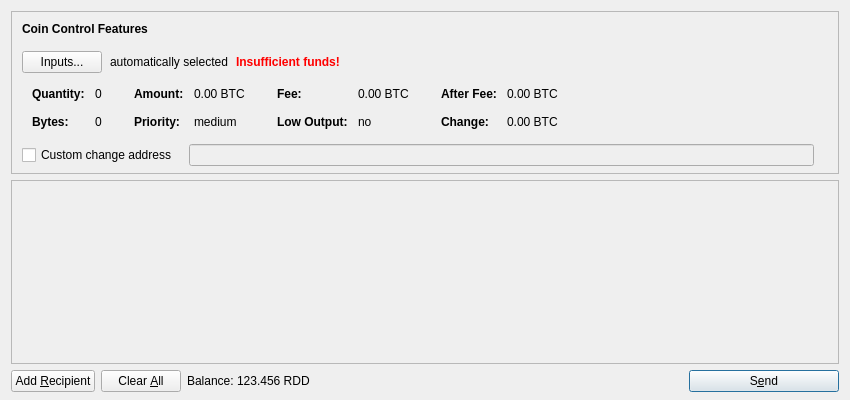
<?xml version="1.0" encoding="UTF-8"?>
<ui version="4.0">
 <class>SendCoinsDialog</class>
 <widget class="QDialog" name="SendCoinsDialog">
  <property name="geometry">
   <rect>
    <x>0</x>
    <y>0</y>
    <width>850</width>
    <height>400</height>
   </rect>
  </property>
  <property name="windowTitle">
   <string>Send Coins</string>
  </property>
  <layout class="QVBoxLayout" name="verticalLayout" stretch="0,1,0">
   <property name="bottomMargin">
    <number>8</number>
   </property>
   <item>
    <widget class="QFrame" name="frameCoinControl">
     <property name="sizePolicy">
      <sizepolicy hsizetype="Expanding" vsizetype="Expanding">
       <horstretch>0</horstretch>
       <verstretch>0</verstretch>
      </sizepolicy>
     </property>
     <property name="maximumSize">
      <size>
       <width>16777215</width>
       <height>16777215</height>
      </size>
     </property>
     <property name="frameShape">
      <enum>QFrame::StyledPanel</enum>
     </property>
     <property name="frameShadow">
      <enum>QFrame::Sunken</enum>
     </property>
     <layout class="QVBoxLayout" name="verticalLayoutCoinControl2">
      <property name="spacing">
       <number>0</number>
      </property>
      <property name="leftMargin">
       <number>0</number>
      </property>
      <property name="topMargin">
       <number>0</number>
      </property>
      <property name="rightMargin">
       <number>0</number>
      </property>
      <property name="bottomMargin">
       <number>6</number>
      </property>
      <item>
       <layout class="QVBoxLayout" name="verticalLayoutCoinControl" stretch="0,0,0,0,1">
        <property name="spacing">
         <number>0</number>
        </property>
        <property name="leftMargin">
         <number>10</number>
        </property>
        <property name="topMargin">
         <number>10</number>
        </property>
        <item>
         <layout class="QHBoxLayout" name="horizontalLayoutCoinControl1">
          <property name="bottomMargin">
           <number>15</number>
          </property>
          <item>
           <widget class="QLabel" name="labelCoinControlFeatures">
            <property name="sizePolicy">
             <sizepolicy hsizetype="Preferred" vsizetype="Maximum">
              <horstretch>0</horstretch>
              <verstretch>0</verstretch>
             </sizepolicy>
            </property>
            <property name="font">
             <font>
              <weight>75</weight>
              <bold>true</bold>
             </font>
            </property>
            <property name="styleSheet">
             <string notr="true">font-weight:bold;</string>
            </property>
            <property name="text">
             <string>Coin Control Features</string>
            </property>
           </widget>
          </item>
         </layout>
        </item>
        <item>
         <layout class="QHBoxLayout" name="horizontalLayoutCoinControl2" stretch="0,0,0,0">
          <property name="spacing">
           <number>8</number>
          </property>
          <property name="bottomMargin">
           <number>10</number>
          </property>
          <item>
           <widget class="QPushButton" name="pushButtonCoinControl">
            <property name="styleSheet">
             <string notr="true"/>
            </property>
            <property name="text">
             <string>Inputs...</string>
            </property>
           </widget>
          </item>
          <item>
           <widget class="QLabel" name="labelCoinControlAutomaticallySelected">
            <property name="text">
             <string>automatically selected</string>
            </property>
            <property name="margin">
             <number>5</number>
            </property>
           </widget>
          </item>
          <item>
           <widget class="QLabel" name="labelCoinControlInsuffFunds">
            <property name="font">
             <font>
              <weight>75</weight>
              <bold>true</bold>
             </font>
            </property>
            <property name="styleSheet">
             <string notr="true">color:red;font-weight:bold;</string>
            </property>
            <property name="text">
             <string>Insufficient funds!</string>
            </property>
            <property name="margin">
             <number>5</number>
            </property>
           </widget>
          </item>
          <item>
           <spacer name="horizontalSpacerCoinControl">
            <property name="orientation">
             <enum>Qt::Horizontal</enum>
            </property>
            <property name="sizeHint" stdset="0">
             <size>
              <width>40</width>
              <height>1</height>
             </size>
            </property>
           </spacer>
          </item>
         </layout>
        </item>
        <item>
         <widget class="QWidget" name="widgetCoinControl" native="true">
          <property name="sizePolicy">
           <sizepolicy hsizetype="Preferred" vsizetype="Preferred">
            <horstretch>0</horstretch>
            <verstretch>0</verstretch>
           </sizepolicy>
          </property>
          <property name="minimumSize">
           <size>
            <width>0</width>
            <height>0</height>
           </size>
          </property>
          <property name="styleSheet">
           <string notr="true"/>
          </property>
          <layout class="QHBoxLayout" name="horizontalLayoutCoinControl5">
           <property name="leftMargin">
            <number>0</number>
           </property>
           <property name="topMargin">
            <number>0</number>
           </property>
           <property name="rightMargin">
            <number>0</number>
           </property>
           <property name="bottomMargin">
            <number>0</number>
           </property>
           <item>
            <layout class="QHBoxLayout" name="horizontalLayoutCoinControl3" stretch="0,0,0,1">
             <property name="spacing">
              <number>20</number>
             </property>
             <property name="topMargin">
              <number>0</number>
             </property>
             <property name="bottomMargin">
              <number>10</number>
             </property>
             <item>
              <layout class="QFormLayout" name="formLayoutCoinControl1">
               <property name="horizontalSpacing">
                <number>10</number>
               </property>
               <property name="verticalSpacing">
                <number>14</number>
               </property>
               <property name="leftMargin">
                <number>10</number>
               </property>
               <property name="topMargin">
                <number>4</number>
               </property>
               <property name="rightMargin">
                <number>6</number>
               </property>
               <item row="0" column="0">
                <widget class="QLabel" name="labelCoinControlQuantityText">
                 <property name="styleSheet">
                  <string notr="true">font-weight:bold;</string>
                 </property>
                 <property name="text">
                  <string>Quantity:</string>
                 </property>
                 <property name="margin">
                  <number>0</number>
                 </property>
                </widget>
               </item>
               <item row="0" column="1">
                <widget class="QLabel" name="labelCoinControlQuantity">
                 <property name="cursor">
                  <cursorShape>IBeamCursor</cursorShape>
                 </property>
                 <property name="contextMenuPolicy">
                  <enum>Qt::ActionsContextMenu</enum>
                 </property>
                 <property name="text">
                  <string notr="true">0</string>
                 </property>
                 <property name="margin">
                  <number>0</number>
                 </property>
                 <property name="textInteractionFlags">
                  <set>Qt::LinksAccessibleByMouse|Qt::TextSelectableByKeyboard|Qt::TextSelectableByMouse</set>
                 </property>
                </widget>
               </item>
               <item row="1" column="0">
                <widget class="QLabel" name="labelCoinControlBytesText">
                 <property name="styleSheet">
                  <string notr="true">font-weight:bold;</string>
                 </property>
                 <property name="text">
                  <string>Bytes:</string>
                 </property>
                </widget>
               </item>
               <item row="1" column="1">
                <widget class="QLabel" name="labelCoinControlBytes">
                 <property name="cursor">
                  <cursorShape>IBeamCursor</cursorShape>
                 </property>
                 <property name="contextMenuPolicy">
                  <enum>Qt::ActionsContextMenu</enum>
                 </property>
                 <property name="text">
                  <string notr="true">0</string>
                 </property>
                 <property name="textInteractionFlags">
                  <set>Qt::LinksAccessibleByMouse|Qt::TextSelectableByKeyboard|Qt::TextSelectableByMouse</set>
                 </property>
                </widget>
               </item>
              </layout>
             </item>
             <item>
              <layout class="QFormLayout" name="formLayoutCoinControl2">
               <property name="horizontalSpacing">
                <number>10</number>
               </property>
               <property name="verticalSpacing">
                <number>14</number>
               </property>
               <property name="leftMargin">
                <number>6</number>
               </property>
               <property name="topMargin">
                <number>4</number>
               </property>
               <property name="rightMargin">
                <number>6</number>
               </property>
               <item row="0" column="0">
                <widget class="QLabel" name="labelCoinControlAmountText">
                 <property name="styleSheet">
                  <string notr="true">font-weight:bold;</string>
                 </property>
                 <property name="text">
                  <string>Amount:</string>
                 </property>
                 <property name="margin">
                  <number>0</number>
                 </property>
                </widget>
               </item>
               <item row="0" column="1">
                <widget class="QLabel" name="labelCoinControlAmount">
                 <property name="cursor">
                  <cursorShape>IBeamCursor</cursorShape>
                 </property>
                 <property name="contextMenuPolicy">
                  <enum>Qt::ActionsContextMenu</enum>
                 </property>
                 <property name="text">
                  <string notr="true">0.00 BTC</string>
                 </property>
                 <property name="textInteractionFlags">
                  <set>Qt::LinksAccessibleByMouse|Qt::TextSelectableByKeyboard|Qt::TextSelectableByMouse</set>
                 </property>
                </widget>
               </item>
               <item row="1" column="0">
                <widget class="QLabel" name="labelCoinControlPriorityText">
                 <property name="styleSheet">
                  <string notr="true">font-weight:bold;</string>
                 </property>
                 <property name="text">
                  <string>Priority:</string>
                 </property>
                </widget>
               </item>
               <item row="1" column="1">
                <widget class="QLabel" name="labelCoinControlPriority">
                 <property name="cursor">
                  <cursorShape>IBeamCursor</cursorShape>
                 </property>
                 <property name="contextMenuPolicy">
                  <enum>Qt::ActionsContextMenu</enum>
                 </property>
                 <property name="text">
                  <string>medium</string>
                 </property>
                 <property name="textInteractionFlags">
                  <set>Qt::LinksAccessibleByMouse|Qt::TextSelectableByKeyboard|Qt::TextSelectableByMouse</set>
                 </property>
                </widget>
               </item>
              </layout>
             </item>
             <item>
              <layout class="QFormLayout" name="formLayoutCoinControl3">
               <property name="horizontalSpacing">
                <number>10</number>
               </property>
               <property name="verticalSpacing">
                <number>14</number>
               </property>
               <property name="leftMargin">
                <number>6</number>
               </property>
               <property name="topMargin">
                <number>4</number>
               </property>
               <property name="rightMargin">
                <number>6</number>
               </property>
               <item row="0" column="0">
                <widget class="QLabel" name="labelCoinControlFeeText">
                 <property name="styleSheet">
                  <string notr="true">font-weight:bold;</string>
                 </property>
                 <property name="text">
                  <string>Fee:</string>
                 </property>
                 <property name="margin">
                  <number>0</number>
                 </property>
                </widget>
               </item>
               <item row="0" column="1">
                <widget class="QLabel" name="labelCoinControlFee">
                 <property name="cursor">
                  <cursorShape>IBeamCursor</cursorShape>
                 </property>
                 <property name="contextMenuPolicy">
                  <enum>Qt::ActionsContextMenu</enum>
                 </property>
                 <property name="text">
                  <string notr="true">0.00 BTC</string>
                 </property>
                 <property name="textInteractionFlags">
                  <set>Qt::LinksAccessibleByMouse|Qt::TextSelectableByKeyboard|Qt::TextSelectableByMouse</set>
                 </property>
                </widget>
               </item>
               <item row="1" column="0">
                <widget class="QLabel" name="labelCoinControlLowOutputText">
                 <property name="styleSheet">
                  <string notr="true">font-weight:bold;</string>
                 </property>
                 <property name="text">
                  <string>Low Output:</string>
                 </property>
                </widget>
               </item>
               <item row="1" column="1">
                <widget class="QLabel" name="labelCoinControlLowOutput">
                 <property name="cursor">
                  <cursorShape>IBeamCursor</cursorShape>
                 </property>
                 <property name="contextMenuPolicy">
                  <enum>Qt::ActionsContextMenu</enum>
                 </property>
                 <property name="text">
                  <string>no</string>
                 </property>
                 <property name="textInteractionFlags">
                  <set>Qt::LinksAccessibleByMouse|Qt::TextSelectableByKeyboard|Qt::TextSelectableByMouse</set>
                 </property>
                </widget>
               </item>
              </layout>
             </item>
             <item>
              <layout class="QFormLayout" name="formLayoutCoinControl4">
               <property name="horizontalSpacing">
                <number>10</number>
               </property>
               <property name="verticalSpacing">
                <number>14</number>
               </property>
               <property name="leftMargin">
                <number>6</number>
               </property>
               <property name="topMargin">
                <number>4</number>
               </property>
               <property name="rightMargin">
                <number>6</number>
               </property>
               <item row="0" column="0">
                <widget class="QLabel" name="labelCoinControlAfterFeeText">
                 <property name="styleSheet">
                  <string notr="true">font-weight:bold;</string>
                 </property>
                 <property name="text">
                  <string>After Fee:</string>
                 </property>
                 <property name="margin">
                  <number>0</number>
                 </property>
                </widget>
               </item>
               <item row="0" column="1">
                <widget class="QLabel" name="labelCoinControlAfterFee">
                 <property name="cursor">
                  <cursorShape>IBeamCursor</cursorShape>
                 </property>
                 <property name="contextMenuPolicy">
                  <enum>Qt::ActionsContextMenu</enum>
                 </property>
                 <property name="text">
                  <string notr="true">0.00 BTC</string>
                 </property>
                 <property name="textInteractionFlags">
                  <set>Qt::LinksAccessibleByMouse|Qt::TextSelectableByKeyboard|Qt::TextSelectableByMouse</set>
                 </property>
                </widget>
               </item>
               <item row="1" column="0">
                <widget class="QLabel" name="labelCoinControlChangeText">
                 <property name="styleSheet">
                  <string notr="true">font-weight:bold;</string>
                 </property>
                 <property name="text">
                  <string>Change:</string>
                 </property>
                </widget>
               </item>
               <item row="1" column="1">
                <widget class="QLabel" name="labelCoinControlChange">
                 <property name="cursor">
                  <cursorShape>IBeamCursor</cursorShape>
                 </property>
                 <property name="contextMenuPolicy">
                  <enum>Qt::ActionsContextMenu</enum>
                 </property>
                 <property name="text">
                  <string notr="true">0.00 BTC</string>
                 </property>
                 <property name="textInteractionFlags">
                  <set>Qt::LinksAccessibleByMouse|Qt::TextSelectableByKeyboard|Qt::TextSelectableByMouse</set>
                 </property>
                </widget>
               </item>
              </layout>
             </item>
            </layout>
           </item>
          </layout>
         </widget>
        </item>
        <item>
         <layout class="QHBoxLayout" name="horizontalLayoutCoinControl4" stretch="0,0,0">
          <property name="spacing">
           <number>12</number>
          </property>
          <property name="sizeConstraint">
           <enum>QLayout::SetDefaultConstraint</enum>
          </property>
          <property name="topMargin">
           <number>5</number>
          </property>
          <property name="rightMargin">
           <number>5</number>
          </property>
          <item>
           <widget class="QCheckBox" name="checkBoxCoinControlChange">
            <property name="toolTip">
             <string>If this is activated, but the change address is empty or invalid, change will be sent to a newly generated address.</string>
            </property>
            <property name="text">
             <string>Custom change address</string>
            </property>
           </widget>
          </item>
          <item>
           <widget class="QValidatedLineEdit" name="lineEditCoinControlChange">
            <property name="enabled">
             <bool>false</bool>
            </property>
            <property name="sizePolicy">
             <sizepolicy hsizetype="Expanding" vsizetype="Fixed">
              <horstretch>0</horstretch>
              <verstretch>0</verstretch>
             </sizepolicy>
            </property>
           </widget>
          </item>
          <item>
           <widget class="QLabel" name="labelCoinControlChangeLabel">
            <property name="sizePolicy">
             <sizepolicy hsizetype="Preferred" vsizetype="Expanding">
              <horstretch>0</horstretch>
              <verstretch>0</verstretch>
             </sizepolicy>
            </property>
            <property name="minimumSize">
             <size>
              <width>0</width>
              <height>0</height>
             </size>
            </property>
            <property name="text">
             <string/>
            </property>
            <property name="margin">
             <number>3</number>
            </property>
           </widget>
          </item>
         </layout>
        </item>
        <item>
         <spacer name="verticalSpacerCoinControl">
          <property name="orientation">
           <enum>Qt::Vertical</enum>
          </property>
          <property name="sizeHint" stdset="0">
           <size>
            <width>800</width>
            <height>1</height>
           </size>
          </property>
         </spacer>
        </item>
       </layout>
      </item>
     </layout>
    </widget>
   </item>
   <item>
    <widget class="QScrollArea" name="scrollArea">
     <property name="widgetResizable">
      <bool>true</bool>
     </property>
     <widget class="QWidget" name="scrollAreaWidgetContents">
      <property name="geometry">
       <rect>
        <x>0</x>
        <y>0</y>
        <width>830</width>
        <height>178</height>
       </rect>
      </property>
      <layout class="QVBoxLayout" name="verticalLayout_2" stretch="0,1">
       <property name="leftMargin">
        <number>0</number>
       </property>
       <property name="topMargin">
        <number>0</number>
       </property>
       <property name="rightMargin">
        <number>0</number>
       </property>
       <property name="bottomMargin">
        <number>0</number>
       </property>
       <item>
        <layout class="QVBoxLayout" name="entries">
         <property name="spacing">
          <number>6</number>
         </property>
        </layout>
       </item>
       <item>
        <spacer name="verticalSpacer">
         <property name="orientation">
          <enum>Qt::Vertical</enum>
         </property>
         <property name="sizeHint" stdset="0">
          <size>
           <width>20</width>
           <height>40</height>
          </size>
         </property>
        </spacer>
       </item>
      </layout>
     </widget>
    </widget>
   </item>
   <item>
    <layout class="QHBoxLayout" name="horizontalLayout">
     <item>
      <widget class="QPushButton" name="addButton">
       <property name="toolTip">
        <string>Send to multiple recipients at once</string>
       </property>
       <property name="text">
        <string>Add &amp;Recipient</string>
       </property>
       <property name="icon">
        <iconset resource="../bitcoin.qrc">
         <normaloff>:/icons/add</normaloff>:/icons/add</iconset>
       </property>
       <property name="autoDefault">
        <bool>false</bool>
       </property>
      </widget>
     </item>
     <item>
      <widget class="QPushButton" name="clearButton">
       <property name="sizePolicy">
        <sizepolicy hsizetype="Minimum" vsizetype="Fixed">
         <horstretch>0</horstretch>
         <verstretch>0</verstretch>
        </sizepolicy>
       </property>
       <property name="toolTip">
        <string>Clear all fields of the form.</string>
       </property>
       <property name="text">
        <string>Clear &amp;All</string>
       </property>
       <property name="icon">
        <iconset resource="../bitcoin.qrc">
         <normaloff>:/icons/remove</normaloff>:/icons/remove</iconset>
       </property>
       <property name="autoRepeatDelay">
        <number>300</number>
       </property>
       <property name="autoDefault">
        <bool>false</bool>
       </property>
      </widget>
     </item>
     <item>
      <layout class="QHBoxLayout" name="horizontalLayout_2">
       <property name="spacing">
        <number>3</number>
       </property>
       <item>
        <widget class="QLabel" name="label">
         <property name="text">
          <string>Balance:</string>
         </property>
        </widget>
       </item>
       <item>
        <widget class="QLabel" name="labelBalance">
         <property name="cursor">
          <cursorShape>IBeamCursor</cursorShape>
         </property>
         <property name="text">
          <string>123.456 RDD</string>
         </property>
         <property name="textInteractionFlags">
          <set>Qt::LinksAccessibleByMouse|Qt::TextSelectableByKeyboard|Qt::TextSelectableByMouse</set>
         </property>
        </widget>
       </item>
      </layout>
     </item>
     <item>
      <spacer name="horizontalSpacer">
       <property name="orientation">
        <enum>Qt::Horizontal</enum>
       </property>
       <property name="sizeHint" stdset="0">
        <size>
         <width>40</width>
         <height>20</height>
        </size>
       </property>
      </spacer>
     </item>
     <item>
      <widget class="QPushButton" name="sendButton">
       <property name="minimumSize">
        <size>
         <width>150</width>
         <height>0</height>
        </size>
       </property>
       <property name="toolTip">
        <string>Confirm the send action</string>
       </property>
       <property name="text">
        <string>S&amp;end</string>
       </property>
       <property name="icon">
        <iconset resource="../bitcoin.qrc">
         <normaloff>:/icons/send</normaloff>:/icons/send</iconset>
       </property>
       <property name="default">
        <bool>true</bool>
       </property>
      </widget>
     </item>
    </layout>
   </item>
  </layout>
 </widget>
 <customwidgets>
  <customwidget>
   <class>QValidatedLineEdit</class>
   <extends>QLineEdit</extends>
   <header>qvalidatedlineedit.h</header>
  </customwidget>
 </customwidgets>
 <resources>
  <include location="../bitcoin.qrc"/>
 </resources>
 <connections/>
</ui>
